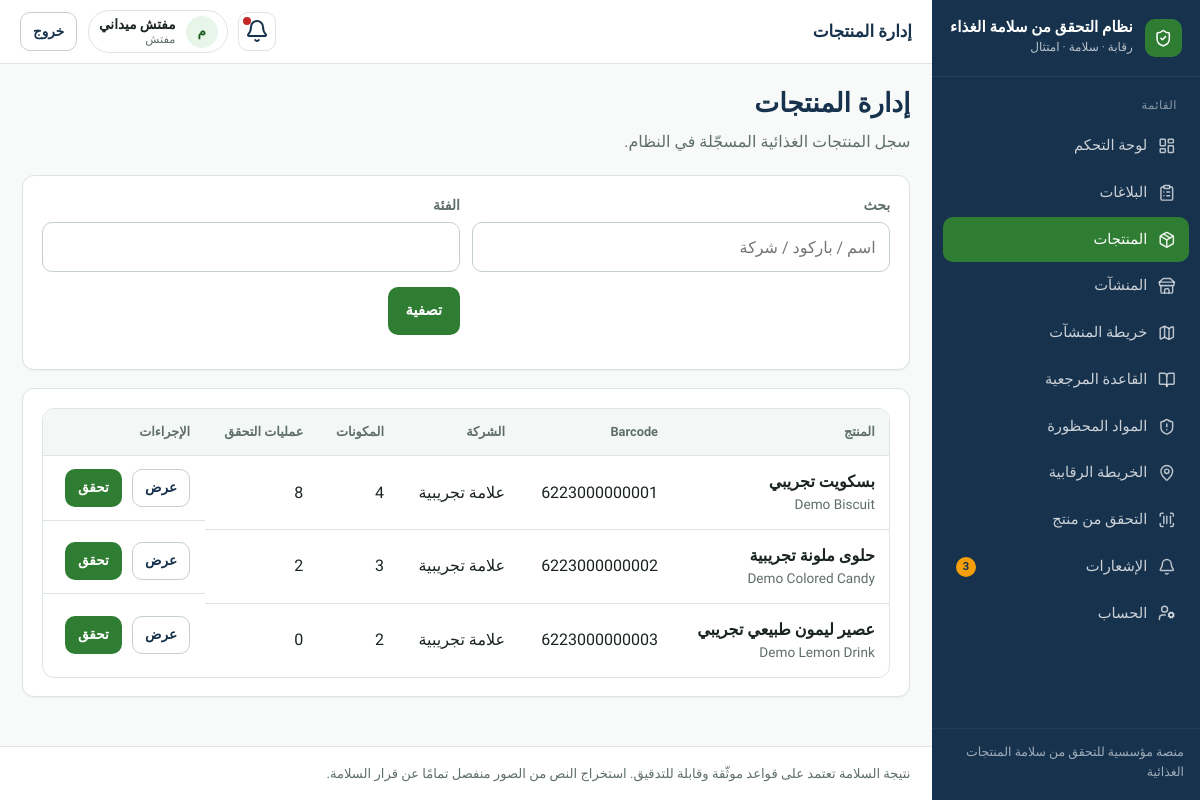
Screenshot of /products/ (signed in) with the database file from the repository.
### apps/accounts/models.py (models this page shows, shortened)
class User(AbstractUser):
    id = models.UUIDField(primary_key=True, default=uuid.uuid4, editable=False)
    full_name = models.CharField("الاسم الكامل", max_length=150, blank=True)
    phone = models.CharField("الهاتف", max_length=20, blank=True, null=True, unique=True)
    role = models.CharField(
        max_length=32,
        choices=Role.choices,
        default=Role.USER,
        db_index=True,
    )
    preferred_language = models.CharField(
        max_length=2,
        choices=[("ar", "العربية"), ("en", "English")],
        default="ar",
    )
    is_active = models.BooleanField(default=True)
    class Meta:
        verbose_name = "مستخدم"
        verbose_name_plural = "المستخدمون"
        ordering = ["-date_joined"]

### apps/products/models.py (models this page shows, shortened)
class Product(models.Model):
    id = models.UUIDField(primary_key=True, default=uuid.uuid4, editable=False)
    barcode = models.CharField(max_length=50, unique=True, db_index=True)
    name_ar = models.CharField(max_length=255)
    name_en = models.CharField(max_length=255, blank=True)
    brand = models.ForeignKey(
        Brand, on_delete=models.SET_NULL, null=True, blank=True, related_name="products"
    )
    country_of_origin = models.CharField(max_length=100, blank=True)
    manufacturer = models.CharField(max_length=200, blank=True)
    image = models.ImageField(upload_to="products/", blank=True, null=True)
    expiry_date = models.DateField(null=True, blank=True)
    category = models.CharField(max_length=100, blank=True)
    created_at = models.DateTimeField(auto_now_add=True)
    updated_at = models.DateTimeField(auto_now=True)
    class Meta:
        ordering = ["name_ar"]

class Brand(models.Model):
    id = models.UUIDField(primary_key=True, default=uuid.uuid4, editable=False)
    name_ar = models.CharField(max_length=150)
    name_en = models.CharField(max_length=150, blank=True)
    country_of_origin = models.CharField(max_length=100, blank=True)
    created_at = models.DateTimeField(auto_now_add=True)
    class Meta:
        ordering = ["name_ar"]

### apps/products/views.py (the view, shortened to what this page needs)
# urls.py: path("", views.product_list, name="list"),
@login_required
def product_list(request):
    if request.user.role == "USER":
        return redirect("scans:search")
    q = request.GET.get("q", "").strip()
    category = request.GET.get("category", "").strip()
    qs = Product.objects.select_related("brand").annotate(
        ingredient_count=Count("product_ingredients", distinct=True),
        scan_count=Count("scans", distinct=True),
    )
    if category:
        qs = qs.filter(category__icontains=category)
    paginator = Paginator(qs.order_by("name_ar"), 20)
    page = paginator.get_page(request.GET.get("page"))
    return render(
        request,
        "products/list.html",
        {"page_obj": page, "q": q, "category": category},
    )

### apps/core/context_processors.py (called while the page is built)
def _item(label, url_name, icon, match_prefixes=None):
    return {
        "label": label,
        "url_name": url_name,
        "icon": icon,
        "match_prefixes": match_prefixes or [],
    }

### templates/products/list.html (shortened to what this page needs)
{% extends "base.html" %}
{% block topbar_title %}إدارة المنتجات{% endblock %}
{% block content %}
<div class="page-header">
  <div>
    <h1>إدارة المنتجات</h1>
    <p class="lead">سجل المنتجات الغذائية المسجّلة في النظام.</p>
  </div>
</div>
<section class="card panel">
  <form method="get" class="filters">
    <div><label>بحث</label><input type="search" name="q" value="{{ q }}" placeholder="اسم / باركود / شركة"></div>
    <div><label>الفئة</label><input type="text" name="category" value="{{ category }}"></div>
    <div><button class="btn btn-primary" type="submit">تصفية</button></div>
  </form>
</section>
<section class="card">
  <div class="table-wrap">
    <table class="table">
      <thead>
        <tr><th>المنتج</th><th>Barcode</th><th>الشركة</th><th>المكونات</th><th>عمليات التحقق</th><th>الإجراءات</th></tr>
      </thead>
      <tbody>
        {% for p in page_obj %}
        <tr>
          <td><strong>{{ p.name_ar }}</strong><div class="muted small">{{ p.name_en }}</div></td>
          <td>{{ p.barcode }}</td>
          <td>{{ p.brand.name_ar|default:p.manufacturer|default:"—" }}</td>
          <td>{{ p.ingredient_count }}</td>
          <td>{{ p.scan_count }}</td>
          <td class="actions">
            <a class="btn btn-secondary btn-sm" href="{% url 'products:detail' p.id %}">عرض</a>
            <a class="btn btn-primary btn-sm" href="{% url 'scans:check_product' p.id %}">تحقق</a>
          </td>
        </tr>
        {% empty %}
        <tr><td colspan="6"><div class="empty-state"><h3>لا توجد منتجات</h3></div></td></tr>
        {% endfor %}
      </tbody>
    </table>
  </div>
</section>
{% endblock %}

### templates/base.html (shortened to what this page needs)
{% load static %}
<!DOCTYPE html>
<html lang="ar" dir="rtl">
<head>
  <link rel="stylesheet" href="{% static 'css/design-system.css' %}">
</head>
<body class="{% block body_class %}{% endblock %}">
{% if use_app_shell %}
  <div class="app-shell">
    <aside class="sidebar" id="sidebar">
      <a class="sidebar-brand" href="{% url 'core:home' %}">
        <span class="brand-mark" aria-hidden="true"><i data-lucide="shield-check"></i></span>
        <span class="brand-text">
          <strong>{{ app_name_ar }}</strong>
          <span>رقابة · سلامة · امتثال</span>
        </span>
      </a>
      <nav class="sidebar-nav" aria-label="القائمة الرئيسية">
        <div class="nav-section">
          <div class="nav-section-title">القائمة</div>
          {% for item in nav_items %}
            <a class="nav-link {% if item.active %}active{% endif %}" href="{{ item.url }}">
              <i data-lucide="{{ item.icon }}"></i>
              <span>{{ item.label }}</span>
              {% if item.url_name == 'notifications:list' and unread_notifications %}
                <span class="nav-badge">{{ unread_notifications }}</span>
              {% endif %}
            </a>
          {% endfor %}
        </div>
      </nav>
      <div class="sidebar-footer">منصة مؤسسية للتحقق من سلامة المنتجات الغذائية</div>
    </aside>
    <div class="main-wrap">
      <header class="topbar">
        <div class="topbar-left">
          <div class="page-title-top">{% block topbar_title %}{{ app_name_ar }}{% endblock %}</div>
        </div>
        <div class="topbar-right">
          <a class="icon-btn" href="{% url 'notifications:list' %}" title="الإشعارات" aria-label="الإشعارات">
            <i data-lucide="bell"></i>
            {% if unread_notifications %}<span class="dot"></span>{% endif %}
          </a>
          <div class="user-chip">
            <span class="user-avatar">{{ user.full_name|default:user.username|make_list|first|upper }}</span>
            <span class="user-meta">
              <strong>{{ user.full_name|default:user.username }}</strong>
              <span>{{ user.get_role_display }}</span>
            </span>
          </div>
          <form method="post" action="{% url 'accounts:logout' %}">
            <button class="btn btn-secondary btn-sm" type="submit">خروج</button>
          </form>
        </div>
      </header>
{% endif %}
      <main class="content"{% if not use_app_shell %} style="max-width:1100px;margin:0 auto"{% endif %}>
        {% block content %}{% endblock %}
      </main>
{% if use_app_shell %}
      <footer class="app-footer">
        نتيجة السلامة تعتمد على قواعد موثّقة وقابلة للتدقيق. استخراج النص من الصور منفصل تمامًا عن قرار السلامة.
      </footer>
    </div>
  </div>
{% else %}
  </div>
{% endif %}
</body>
</html>

### rows the page displays
User: full_name|make_list "م", full_name "مفتش ميداني", role "مفتش"
Product: name_ar "بسكويت تجريبي", name_en "Demo Biscuit", barcode "6223000000001", brand.name_ar "علامة تجريبية", ingredient_count "4", scan_count "8"
Product: name_ar "حلوى ملونة تجريبية", name_en "Demo Colored Candy", barcode "6223000000002", brand.name_ar "علامة تجريبية", ingredient_count "3", scan_count "2"
Product: name_ar "عصير ليمون طبيعي تجريبي", name_en "Demo Lemon Drink", barcode "6223000000003", brand.name_ar "علامة تجريبية", ingredient_count "2", scan_count "0"

### other values shown
{{ app_name_ar }} "نظام التحقق من سلامة الغذاء"
{{ item.label }} "لوحة التحكم" "البلاغات" "المنتجات" "المنشآت" "خريطة المنشآت" "القاعدة المرجعية" "المواد المحظورة" "الخريطة الرقابية" "التحقق من منتج" "الإشعارات" "الحساب"
{{ unread_notifications }} "3"
